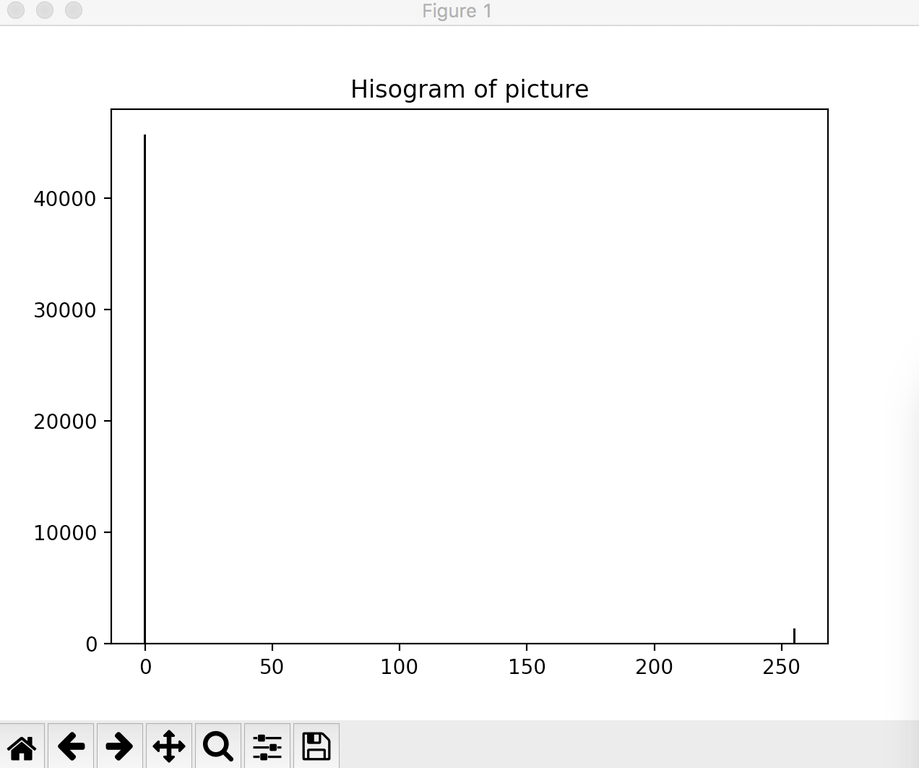
#> input picture different/image/histogram.png, 919 x 768 px, shrunk from 1272 x 1062 before the run
$ python different.py --first image/histogram.png --second image/histogram.png
#> lines starting #> are read from the running program, lines starting #| are printed output that depends on the picture
#author: JianHui Lin
#purpose: input one only background image, and one same background
#         image with object, compare two picture to get the object
#         intensity value and display its hitogram and binary image
import cv2
import numpy as np
import argparse
from matplotlib import pyplot as plt

ap = argparse.ArgumentParser()
# get input images from user
ap.add_argument("-f", "--first", required=True, help="first input image")
ap.add_argument("-s", "--second", required=True, help="second input image")
args = vars(ap.parse_args())
img1 = cv2.imread(args["first"])
#> img1 is the input picture: shape (768, 919, 3); mean B, G, R 249.4, 249.4, 249.4
img2 = cv2.imread(args["second"])

row, col, band = img1.shape
#> row = 768; col = 919; band = 3
gray_img1 = np.zeros([row,col])
gray_img2 = np.zeros([row,col])
object = np.zeros([row,col])
binary_img = np.zeros(256)
x = np.arange(0,256)

# convert to grayscale picture
for i in range (row):
  for j in range(col):
      gray_img1[i,j] = int(img1[i,j,0]*0.07 + img1[i,j,1]*0.72 + img1[i,j,2]*0.21)
      gray_img2[i,j] = int(img2[i,j,0]*0.07 + img2[i,j,1]*0.72 + img2[i,j,2]*0.21)
      # get gray image only contain object
      object[i,j] = abs(gray_img1[i,j] - gray_img2[i,j])
      # convert to binary image
      if(abs(gray_img1[i,j] - gray_img2[i,j])> 110):
        object[i,j]=255
      else:
        object[i,j]=0
      # get histogram of binary image
      binary_img[int(object[i,j])] +=1
#> object: shape (768, 919) float64; every value is 0
#> after the loop, binary_img = 256 values, max 705792 at index 0, min 0 at index 1, mean 2757

cv2.imwrite('binary_image.png', object)

plt.bar(x,binary_img,color="black")
plt.title("Hisogram of picture")
plt.show()
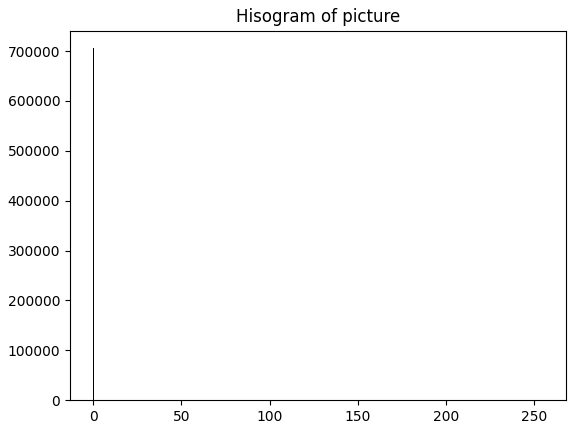
#> figure drawn by matplotlib, 1 panel; tallest bar 705792 high, from x = -0.4 to 0.4
